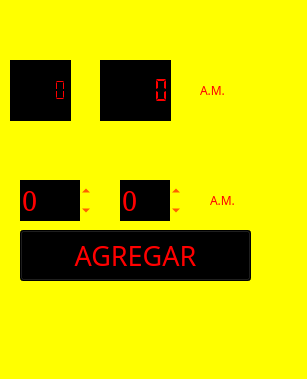
<?xml version="1.0" encoding="UTF-8"?>
<ui version="4.0">
 <class>MainWindow</class>
 <widget class="QMainWindow" name="MainWindow">
  <property name="geometry">
   <rect>
    <x>0</x>
    <y>0</y>
    <width>307</width>
    <height>379</height>
   </rect>
  </property>
  <property name="windowTitle">
   <string>MainWindow</string>
  </property>
  <property name="styleSheet">
   <string notr="true">background-color: yellow;</string>
  </property>
  <widget class="QWidget" name="centralwidget">
   <widget class="QSpinBox" name="spbHoras">
    <property name="geometry">
     <rect>
      <x>20</x>
      <y>180</y>
      <width>71</width>
      <height>41</height>
     </rect>
    </property>
    <property name="font">
     <font>
      <family>MS Serif</family>
      <pointsize>20</pointsize>
      <weight>50</weight>
      <italic>false</italic>
      <bold>false</bold>
     </font>
    </property>
    <property name="styleSheet">
     <string notr="true">background-color: black; color: red;</string>
    </property>
    <property name="wrapping">
     <bool>true</bool>
    </property>
    <property name="frame">
     <bool>false</bool>
    </property>
   </widget>
   <widget class="QSpinBox" name="spbMin">
    <property name="geometry">
     <rect>
      <x>120</x>
      <y>180</y>
      <width>61</width>
      <height>41</height>
     </rect>
    </property>
    <property name="font">
     <font>
      <family>MS Serif</family>
      <pointsize>20</pointsize>
      <weight>50</weight>
      <italic>false</italic>
      <bold>false</bold>
     </font>
    </property>
    <property name="styleSheet">
     <string notr="true">background-color: black; color: red;</string>
    </property>
    <property name="wrapping">
     <bool>true</bool>
    </property>
    <property name="frame">
     <bool>false</bool>
    </property>
   </widget>
   <widget class="QLCDNumber" name="lcdHoras">
    <property name="geometry">
     <rect>
      <x>10</x>
      <y>60</y>
      <width>61</width>
      <height>61</height>
     </rect>
    </property>
    <property name="styleSheet">
     <string notr="true">background-color: black; color: red;</string>
    </property>
    <property name="segmentStyle">
     <enum>QLCDNumber::Flat</enum>
    </property>
   </widget>
   <widget class="QLCDNumber" name="lcdMin">
    <property name="geometry">
     <rect>
      <x>100</x>
      <y>60</y>
      <width>71</width>
      <height>61</height>
     </rect>
    </property>
    <property name="styleSheet">
     <string notr="true">background-color: black; color: red;</string>
    </property>
    <property name="segmentStyle">
     <enum>QLCDNumber::Flat</enum>
    </property>
   </widget>
   <widget class="QPushButton" name="btnAlarma">
    <property name="geometry">
     <rect>
      <x>20</x>
      <y>230</y>
      <width>231</width>
      <height>51</height>
     </rect>
    </property>
    <property name="font">
     <font>
      <family>Mistral</family>
      <pointsize>20</pointsize>
      <weight>50</weight>
      <bold>false</bold>
     </font>
    </property>
    <property name="styleSheet">
     <string notr="true">color: red; background-color: black;</string>
    </property>
    <property name="text">
     <string>AGREGAR</string>
    </property>
   </widget>
   <widget class="QLabel" name="lblAMPM1">
    <property name="geometry">
     <rect>
      <x>200</x>
      <y>80</y>
      <width>71</width>
      <height>21</height>
     </rect>
    </property>
    <property name="font">
     <font>
      <family>Mistral</family>
     </font>
    </property>
    <property name="styleSheet">
     <string notr="true">color: red;</string>
    </property>
    <property name="text">
     <string>A.M.</string>
    </property>
   </widget>
   <widget class="QLabel" name="lblAMPM2">
    <property name="geometry">
     <rect>
      <x>210</x>
      <y>190</y>
      <width>71</width>
      <height>21</height>
     </rect>
    </property>
    <property name="font">
     <font>
      <family>Mistral</family>
     </font>
    </property>
    <property name="styleSheet">
     <string notr="true">color: red;</string>
    </property>
    <property name="text">
     <string>A.M.</string>
    </property>
   </widget>
  </widget>
  <widget class="QMenuBar" name="menubar">
   <property name="geometry">
    <rect>
     <x>0</x>
     <y>0</y>
     <width>307</width>
     <height>18</height>
    </rect>
   </property>
  </widget>
  <widget class="QStatusBar" name="statusbar"/>
 </widget>
 <resources/>
 <connections/>
</ui>
